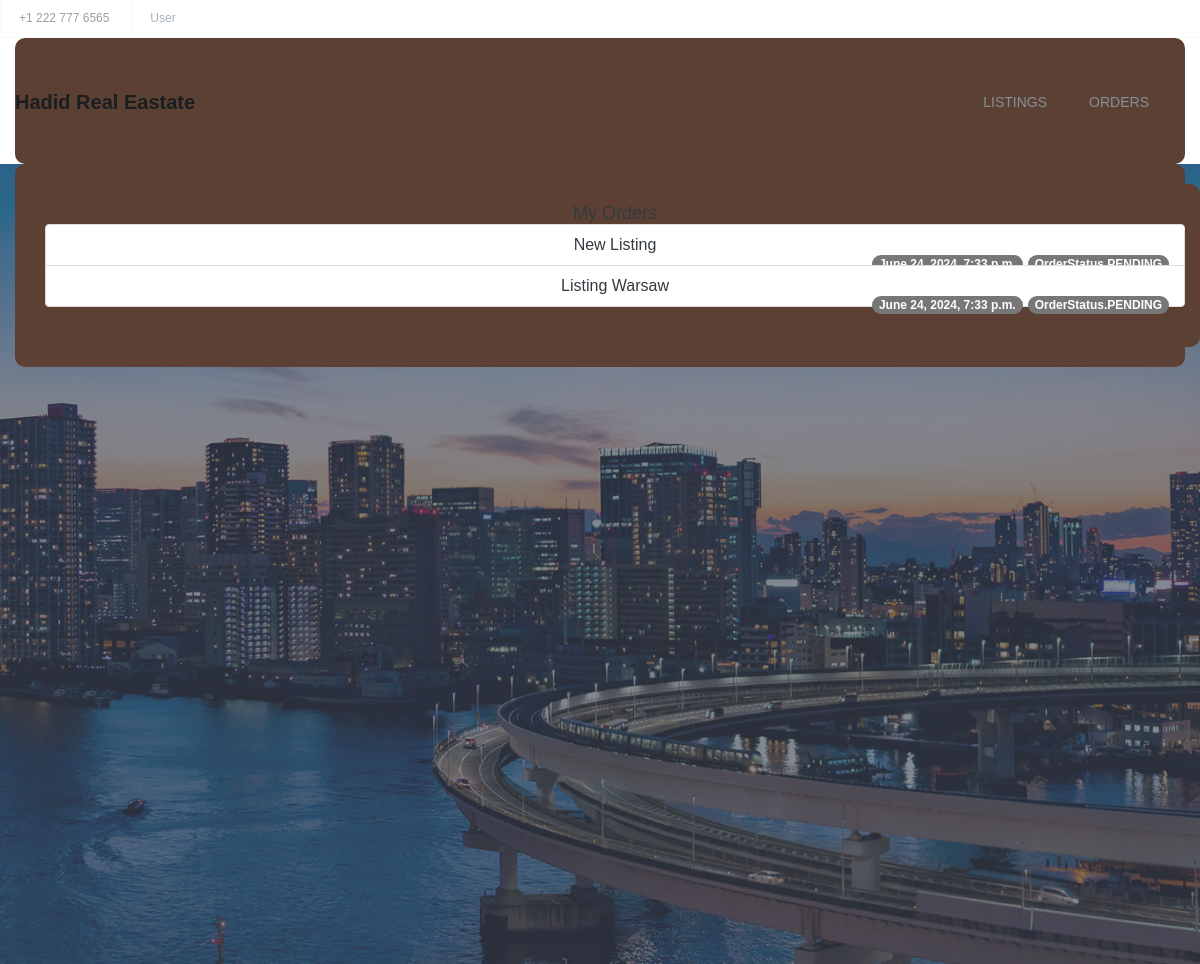
/orders/ (signed in), run on the app's committed database.
### accounts/models.py (models this page shows, shortened)
class User(AbstractBaseUser, PermissionsMixin):
    username_validator = UnicodeUsernameValidator()
    username = models.CharField(
        verbose_name=_("username"),
        max_length=150,
        unique=True,
        validators=[username_validator],
        error_messages={
            "unique": _("A user with that username already exists."),
        },
    )
    email = models.EmailField(verbose_name=_("email address"), blank=True)
    first_name = models.CharField(verbose_name=_("first name"), max_length=150, blank=True)
    last_name = models.CharField(verbose_name=_("last name"), max_length=150, blank=True)
    requested_reset_password = models.BooleanField(
        _('User has requested a password reset'),
        default=False,
        help_text=_('This will allow the admin to allow a password reset')
    )
    allowed_password_request = models.BooleanField(
        _('User has been granted a password reset'),
        default=False,
        help_text=_('This will allow the the user to perform password reset')
    )
    is_staff = models.BooleanField(
        _('staff status'),
        default=False,
        help_text=_('Designates whether the user can log into this admin site.'),
    )
    is_active = models.BooleanField(
        _('active'),
        default=True,
        help_text=_(
            'Designates whether this user should be treated as active. '
            'Unselect this instead of deleting accounts.'
        ),
    )
    is_superuser = models.BooleanField(
        _('superuser status'),
        default=False,
        help_text=_('Designates that this user has all permissions without explicitly assigning them.'),
    )
    objects = UserManager()
    USERNAME_FIELD = 'username'
    REQUIRED_FIELDS = ['email']
    class Meta:
        verbose_name = _("user")
        verbose_name_plural = _("users")

### orders/models.py (models this page shows, shortened)
class Order(models.Model):
    user = models.ForeignKey(User, on_delete=models.CASCADE)
    listing = models.ForeignKey(Listing, on_delete=models.CASCADE)
    date_ordered = models.DateTimeField(auto_now_add=True)
    status = models.CharField(
        max_length=20,
        choices=[(status.name, status.value) for status in OrderStatus],
        default=OrderStatus.PENDING.name
    )
    created_on = models.DateTimeField(auto_now_add=True, null=True)

### listings/models.py (models this page shows, shortened)
class Listing(models.Model):
    title = models.CharField(max_length=200)
    description = models.TextField()
    price = models.DecimalField(max_digits=10, decimal_places=2)
    available = models.BooleanField(default=True)
    main_img = models.ImageField(upload_to='images/', blank=True, null=True)
    created_at = models.DateTimeField(auto_now_add=True)
    updated_at = models.DateTimeField(auto_now=True)
    reserved_by_id = models.IntegerField(null=True, blank=True)
    status = models.CharField(
        max_length=20,
        choices=[(status.name,status.value) for status in OrderStatus],
        default= OrderStatus.PENDING.name
    )

### orders/views.py (the view)
# urls.py: path('', views.order_list, name='order_list'),
@login_required
def order_list(request):
    orders = Order.objects.filter(user=request.user)
    if request.user.is_superuser:
        orders = Order.objects.all()
    return render(request, 'orders/order_list.html', {'orders': orders})

### orders/models.py (called while the page is built)
@receiver(post_init, sender=Order)
def check_and_update_order_status_on_fetch(sender, instance, **kwargs):
    if instance.status == OrderStatus.PENDING.name and instance.date_ordered < timezone.now():
        instance.status = OrderStatus.CANCELED.name
        instance.save()

### real_estate/templates/orders/order_list.html (shortened to what this page needs)
{% extends 'base.html' %}
{% block content %}
<div class="container mt-4">
    <h1 class="display-4 mb-4">My Orders</h1>
    <ul class="list-group">
        {% for order in orders %}
            <li class="list-group-item d-flex justify-content-between align-items-center">
                <h2><a href="{% url 'listing_detail' order.listing.pk %}">{{ order.listing.title }}</a></h2>
                <span class="badge bg-primary rounded-pill">{{ order.status }}</span>
                <span class="badge bg-secondary rounded-pill">{{ order.date_ordered }}</span>
            </li>
        {% endfor %}
    </ul>
</div>
{% endblock %}

### real_estate/templates/base.html (shortened to what this page needs)
{% load static %}
<!DOCTYPE html>
<html lang="en">
<head>
    <link rel="stylesheet" href="{% static 'css/mystyle.css' %}">
    <link rel="stylesheet" href="{% static 'css/font-awesome.min.css' %}">
    <link rel="stylesheet" href="{% static 'css/linearicons.css' %}">
    <link rel="stylesheet" href="{% static 'css/animate.css' %}">
    <link rel="stylesheet" href="{% static 'css/flaticon.css' %}">
    <link rel="stylesheet" href="{% static 'css/slick.css' %}">
    <link rel="stylesheet" href="{% static 'css/slick-theme.css' %}">
    <link rel="stylesheet" href="{% static 'css/bootstrap.min.css' %}">
    <link rel="stylesheet" href="{% static 'css/bootsnav.css' %}">
    <link rel="stylesheet" href="{% static 'css/style.css' %}">
    <link rel="stylesheet" href="{% static 'css/responsive.css' %}">
</head>
<body>
<header id="header-top" class="header-top">
    <ul>
        <li class="head-responsive-right">
            <div class="header-top-right">
                <ul>
                    <li class="header-top-contact">
                        +1 222 777 6565
                    </li>
                    {% if user.is_authenticated %}
                        <li class="header-top-contact">
                            <form method="post" action="{% url 'logout' %}">
                                <a type="submit">
                                    {{ user.username }}
                                </a>
                            </form>
                        </li>
                    {% else %}
                        <li class="scroll">
                            <a href="{% url 'login' %}">Login</a>
                        </li>
                    {% endif %}
                </ul>
            </div>
        </li>
    </ul>
</header>
<section class="top-area">
    <div class="header-area">
        <nav class="navbar navbar-default bootsnav  navbar-sticky navbar-scrollspy" data-minus-value-desktop="70"
             data-minus-value-mobile="55" data-speed="1000">
            <div class="container">
                <div class="navbar-header">
                    <a class="navbar-brand" href="{% url 'listing_list' %}">
                        Hadid real eastate
                    </a>
                </div>
                <div class="collapse navbar-collapse menu-ui-design" id="navbar-menu">
                    <ul class="nav navbar-nav navbar-right" data-in="fadeInDown" data-out="fadeOutUp">
                        <li class="scroll">
                            <a class="nav-link" href="{% url 'listing_list' %}">Listings</a>
                        </li>
                        {% if user.is_authenticated %}
                            <li class="scroll">
                                <a class="nav-link" href="{% url 'order_list' %}">Orders</a>
                            </li>
                        {% endif %}
                    </ul>
                </div>
            </div>
        </nav>
    </div>
</section>
<section id="home" class="welcome-hero">
    <div class="container">
        {% block content %}{% endblock %}
    </div>
</section>
</body>
</html>

### real_estate/static/css/mystyle.css (style rules this page uses)
body { font-family: 'Helvetica Neue', Arial, sans-serif; background-color: #5C4033; color: #050505; }
.container { max-width: 1200px; margin: auto; background-color: #5C4033; padding: 20px; border-radius: 10px; color: #050505; }
.rounded-pill { background: orange; border-radius: 50rem !important; color: black; }

### listings/static/css/bootsnav.css (style rules this page uses)
nav.bootsnav .container { position: relative; }
nav.navbar.bootsnav { margin-bottom: 0; -moz-border-radius: 0px; -webkit-border-radius: 0px; -o-border-radius: 0px; border-radius: 0px; background-color: #fff; border: none; border-bottom: solid 1px #e0e0e0; z-index: 9; }
nav.navbar.bootsnav ul.nav > li > a { color: #6f6f6f; background-color: transparent; outline: none; margin-bottom: -2px; }
body { -webkit-transition: all 0.3s ease-in-out; -moz-transition: all 0.3s ease-in-out; -o-transition: all 0.3s ease-in-out; -ms-transition: all 0.3s ease-in-out; transition: all 0.3s ease-in-out; }
.wrap-sticky nav.navbar.bootsnav { position: absolute; width: 100%; left: 0; top: 0; }
@media (min-width: 1024px) { nav.navbar.bootsnav ul.nav > li > a { padding: 30px 15px; font-weight: 600; } }

### listings/static/css/style.css (style rules this page uses)
* { padding: 0; margin: 0; }
* { -webkit-box-sizing:border-box; -moz-box-sizing:border-box; -o-box-sizing:border-box; -ms-box-sizing:border-box; box-sizing:border-box; }
body { font-family: 'Poppins', sans-serif; font-size:14px; color:#a09e9c; text-transform:initial; max-width:1920px; margin:0 auto; overflow-x:hidden; }
a,a:hover,a:active,a:focus { display:inline-block; text-decoration:none; color: #343a3f; font-size:16px; padding:0; font-weight: 500; text-transform: capitalize; }
h1,h2,h3,h4,h5,h6 { margin: 0; color:#343a3f; font-size: 18px; font-weight: 500; text-transform: capitalize; }
ul { padding: 0; margin: 0 auto; list-style: none; }
ul li { list-style: none; }
html,body { height: 100%; }
.header-top { border-bottom:1px solid #f6f8fa; }
.header-top ul li { display: inline-block; }
.header-top-left li,.header-top-right li { display: inline-block; }
.select-opt,.header-top-contact { padding: 10px 18px; border-right: 1px solid #f6f8fa; }
.header-top-contact { border-right: 0; border-left: 1px solid #f6f8fa; font-size: 12px; }
.header-top-right ul li a { color:#a7b0ba; font-size: 12px; font-weight: 300; }
nav.navbar.bootsnav { background-color:#fff; border-bottom: transparent; }
.navbar-header a.navbar-brand,.navbar-header a.navbar-brand:hover,.navbar-header a.navbar-brand:focus { display: inline-block; color: #1b1e20; font-size: 20px; font-weight: 700; padding: 34px 0px; text-transform:capitalize; }
nav.navbar.bootsnav ul.nav > li > a { color: #859098; font-size: 14px; font-weight: 500; text-transform:uppercase; -webkit-transition: 0.3s linear; -moz-transition: 0.3s linear; -ms-transition: 0.3s linear; -o-transition: 0.3s linear; transition: 0.3s linear; }
nav.navbar.bootsnav ul.nav > li > a { padding:34px 21px; }
.menu-ui-design { overflow-y:scroll;height: 350px; }
.welcome-hero { position: relative; background:url(../../../real_estate/templates/assets/images/welcome-hero/banner.jpg)no-repeat; background-position:center; background-size:cover; text-align: center; height:800px; z-index: 1; }
.welcome-hero:before { position: absolute; content: " "; top: 0; left: 0; width: 100%; height: 100%; background:rgba(65,73,89,.65); z-index: -1; }

### data on the page
User: username "User"
Order: listing "New Listing", status "OrderStatus.PENDING", date_ordered "June 24, 2024, 7:33 p.m."
Order: listing "Listing Warsaw", status "OrderStatus.PENDING", date_ordered "June 24, 2024, 7:33 p.m."
